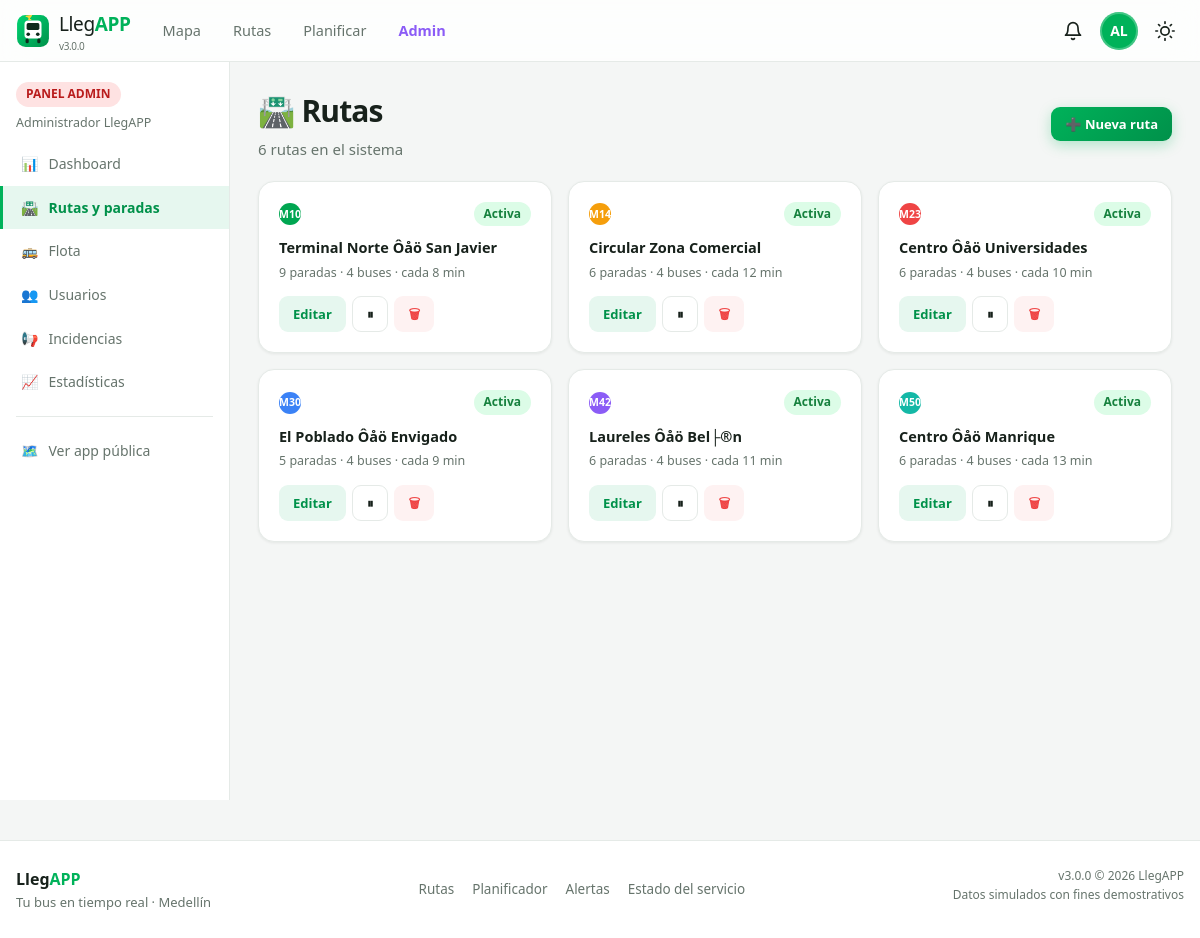
Page /admin/rutas.php (signed in) on the committed database.
### tables this page shows
CREATE TABLE `users` (
  `id` char(36) NOT NULL,
  `name` varchar(100) NOT NULL,
  `email` varchar(120) NOT NULL,
  `password_hash` varchar(255) NOT NULL,
  `role` enum('admin','usuario','conductor') NOT NULL DEFAULT 'usuario',
  `phone` varchar(30) DEFAULT NULL,
  `avatar_color` varchar(7) DEFAULT NULL,
  `email_verified` tinyint(1) NOT NULL DEFAULT 0,
  `is_active` tinyint(1) NOT NULL DEFAULT 1,
  `last_login` datetime DEFAULT NULL,
  `created_at` timestamp NOT NULL DEFAULT current_timestamp(),
  PRIMARY KEY (`id`),
  UNIQUE KEY `email` (`email`),
  KEY `idx_users_role` (`role`),
  KEY `idx_users_active` (`is_active`)
);

CREATE TABLE `routes` (
  `route_id` varchar(10) NOT NULL,
  `name` varchar(120) NOT NULL,
  `short_name` varchar(20) DEFAULT NULL,
  `color` varchar(7) NOT NULL DEFAULT '#00A651',
  `emoji` varchar(8) NOT NULL DEFAULT '?',
  `description` varchar(255) DEFAULT NULL,
  `frequency_min` smallint(5) unsigned NOT NULL DEFAULT 10,
  `first_departure` time NOT NULL DEFAULT '05:00:00',
  `last_departure` time NOT NULL DEFAULT '22:30:00',
  `active` tinyint(1) NOT NULL DEFAULT 1,
  `created_at` timestamp NOT NULL DEFAULT current_timestamp(),
  PRIMARY KEY (`route_id`)
);

### config/seguridad.php (called while the page is built, shortened)
<?php
function e(?string $value): string {
    return htmlspecialchars((string)$value, ENT_QUOTES | ENT_SUBSTITUTE, 'UTF-8');
}

### includes/auth.php (called while the page is built, shortened)
<?php
require_once __DIR__ . '/funciones.php';
function usuarioActual(): ?array {
    static $cache = false;
    if ($cache !== false) return $cache;
    $userId = $_SESSION['user_id'] ?? null;
    try {
        $user = dbOne(
            'SELECT id, name, email, role, phone, avatar_color, email_verified, is_active, created_at
             FROM users WHERE id = ? AND is_active = 1',
            [$userId]
        );
        return $cache = $user;
    } catch (Exception $e) {
        logMessage('error', 'Error verificando sesión', ['msg' => $e->getMessage()]);
        return $cache = null;
    }
}
function requerirAuth(): array {
    $user = usuarioActual();
    if ($user) return $user;
    exit;
}
function requerirAdmin(): array {
    $user = requerirAuth();
    return $user;
}

### config/database.php (called while the page is built, shortened)
<?php
function db(): PDO {
    static $pdo = null;
    if ($pdo === null) {
        $dsn = 'mysql:host=' . DB_HOST . ';dbname=' . DB_NAME . ';charset=' . DB_CHARSET;
        try {
            $pdo = new PDO($dsn, DB_USER, DB_PASS, [
                PDO::ATTR_ERRMODE            => PDO::ERRMODE_EXCEPTION,
                PDO::ATTR_DEFAULT_FETCH_MODE => PDO::FETCH_ASSOC,
                PDO::ATTR_EMULATE_PREPARES   => false,
            ]);
        } catch (PDOException $e) {
            error_log('LLEGAPP3 BD: ' . $e->getMessage());
            throw new RuntimeException('No se pudo conectar a la base de datos. Verifica que MySQL esté activo y exista la BD "' . DB_NAME . '".');
        }
    }
    return $pdo;
}
function dbq(string $sql, array $params = []): PDOStatement {
    $stmt = db()->prepare($sql);
    $stmt->execute($params);
    return $stmt;
}
function dbAll(string $sql, array $params = []): array {
    return dbq($sql, $params)->fetchAll();
}
function dbOne(string $sql, array $params = []): ?array {
    $row = dbq($sql, $params)->fetch();
    return $row === false ? null : $row;
}

### includes/funciones.php (called while the page is built, shortened)
<?php
function inicialesNombre(string $nombre): string {
    $partes = preg_split('/\s+/', trim($nombre));
    $ini = strtoupper(substr($partes[0] ?? 'U', 0, 1));
    if (count($partes) > 1) $ini .= strtoupper(substr(end($partes), 0, 1));
    return $ini;
}

### includes/rutas.php (called while the page is built, shortened)
<?php
require_once __DIR__ . '/funciones.php';
function obtenerRutas(bool $soloActivas = true): array {
    $where = $soloActivas ? 'WHERE r.active = 1' : '';
    return dbAll("
        SELECT r.*,
               (SELECT COUNT(*) FROM stops s WHERE s.route_id = r.route_id) AS total_paradas,
               (SELECT COUNT(*) FROM buses b WHERE b.route_id = r.route_id AND b.status = 'operando') AS total_buses
        FROM routes r $where
        ORDER BY r.route_id
    ");
}

### admin/rutas.php (the view, shortened to what this page needs)
<?php
require_once dirname(__DIR__) . '/includes/funciones.php';
require_once dirname(__DIR__) . '/includes/auth.php';
require_once dirname(__DIR__) . '/includes/rutas.php';
$admin = requerirAdmin();
$seccionActiva = 'rutas';
$rutas = obtenerRutas(false);
$detalleId = preg_replace('/[^A-Za-z0-9]/', '', $_GET['ruta'] ?? '');
$detalle = $detalleId ? obtenerRuta($detalleId) : null;
require __DIR__ . '/_layout.php';
?>
<div class="flex-between" style="margin-bottom:20px">
    <div>
        <h1 class="page-title">🛣️ Rutas <?= $detalle ? '/ ' . e($detalleId) : '' ?></h1>
        <p class="page-subtitle"><?= count($rutas) ?> rutas en el sistema</p>
    </div>
    <?php if ($detalle): ?>
        <a href="<?= APP_BASE ?>/admin/rutas.php" class="btn btn-ghost btn-sm">← Volver al listado</a>
    <?php else: ?>
        <button type="button" class="btn btn-primary btn-sm" onclick="mostrarModal('modalCrearRuta')">➕ Nueva ruta</button>
    <?php endif; ?>
</div>
<?php if (!$detalle): ?>
    <div class="grid grid-3">
        <?php foreach ($rutas as $r): ?>
        <article class="card card-hover" style="--route-color:<?= e($r['color']) ?>">
            <div class="flex-between">
                <span class="route-dot" style="--route-color:<?= e($r['color']) ?>"><?= e($r['short_name'] ?: $r['route_id']) ?></span>
                <span class="badge <?= (int)$r['active'] ? 'badge-success' : 'badge-neutral' ?>"><?= (int)$r['active'] ? 'Activa' : 'Inactiva' ?></span>
            </div>
            <strong style="display:block;margin-top:10px;font-size:14.5px"><?= e($r['name']) ?></strong>
            <p style="font-size:12.5px;color:var(--text-muted);margin-top:4px"><?= (int)$r['total_paradas'] ?> paradas · <?= (int)$r['total_buses'] ?> buses · cada <?= (int)$r['frequency_min'] ?> min</p>
            <div style="display:flex;gap:6px;margin-top:14px;flex-wrap:wrap">
                <a href="?ruta=<?= urlencode($r['route_id']) ?>" class="btn btn-secondary btn-sm">Editar</a>
                <form method="post" style="display:contents"><?= csrfField() ?>
                    <button type="submit" name="accion" value="alternar_ruta" class="btn btn-ghost btn-sm"
                            title="<?= (int)$r['active'] ? 'Desactivar' : 'Activar' ?> ruta"><?= (int)$r['active'] ? '⏸' : '▶' ?></button>
                    <button type="submit" name="accion" value="eliminar_ruta" class="btn btn-danger btn-sm"
                            onclick="return confirm('¿Eliminar la ruta <?= e($r['route_id']) ?> con TODAS sus paradas y buses?')">🗑</button>
                </form>
            </div>
        </article>
        <?php endforeach; ?>
    </div>
<?php endif; ?>
<?php require __DIR__ . '/_layout_end.php'; ?>

### includes/header.php (shortened to what this page needs)
<?php
require_once __DIR__ . '/auth.php';
$currentUser = usuarioActual();
$bodyClass = ($pageBodyClass ?? '') . (isset($_COOKIE['theme']) && $_COOKIE['theme'] === 'dark' ? ' dark-theme' : ' light-theme');
$menuPrincipal = [
    ['url' => '/pages/mapa.php',       'label' => 'Mapa',        'icon' => 'map'],
    ['url' => '/pages/rutas.php',      'label' => 'Rutas',       'icon' => 'route'],
    ['url' => '/pages/planificador.php','label' => 'Planificar', 'icon' => 'compass'],
];
?>
<!DOCTYPE html>
<html lang="es">
<head>
<link rel="stylesheet" href="https://unpkg.com/leaflet@1.9.4/dist/leaflet.css">
<link rel="stylesheet" href="<?= APP_BASE ?>/assets/css/styles.css?v=<?= APP_VERSION ?>">
</head>
<body class="<?= e(trim($bodyClass)) ?>" data-base="<?= APP_BASE ?>" data-page="<?= e($GLOBALS['dataPage'] ?? '') ?>">
<header class="topbar" id="topbar">
    <div class="topbar-inner container">
        <a href="<?= APP_BASE ?>/index.php" class="brand" aria-label="LlegAPP inicio">
            <span class="brand-logo" aria-hidden="true"><?= file_get_contents(dirname(__DIR__) . '/assets/img/logo.svg') ?: '' ?></span>
            <span class="brand-text">Lleg<b>APP</b><small>v<?= APP_VERSION ?></small></span>
        </a>
        <nav class="main-nav" aria-label="Navegación principal">
            <?php foreach ($menuPrincipal as $item): ?>
                <a href="<?= APP_BASE . $item['url'] ?>" class="nav-link"><?= $item['label'] ?></a>
            <?php endforeach; ?>
            <?php if ($currentUser && $currentUser['role'] === 'admin'): ?>
                <a href="<?= APP_BASE ?>/admin/dashboard.php" class="nav-link nav-admin">Admin</a>
            <?php endif; ?>
        </nav>
        <div class="topbar-actions">
            <?php if ($currentUser): ?>
                <button type="button" class="icon-btn" id="btnNotificaciones" aria-label="Notificaciones" onclick="location.href='<?= APP_BASE ?>/pages/notificaciones.php'">
                    <svg viewBox="0 0 24 24"><path d="M18 8A6 6 0 0 0 6 8c0 7-3 9-3 9h18s-3-2-3-9"/><path d="M13.73 21a2 2 0 0 1-3.46 0"/></svg>
                </button>
                <div class="user-menu" id="userMenu">
                    <button type="button" class="avatar-btn" id="avatarBtn" aria-haspopup="true" aria-expanded="false"
                            style="--av:<?= e($currentUser['avatar_color'] ?: colorAvatar($currentUser['name'])) ?>">
                        <?= e(inicialesNombre($currentUser['name'])) ?>
                    </button>
                </div>
            <?php else: ?>
                <a href="<?= APP_BASE ?>/pages/login.php" class="btn btn-ghost btn-sm">Ingresar</a>
                <a href="<?= APP_BASE ?>/pages/registro.php" class="btn btn-primary btn-sm">Crear cuenta</a>
            <?php endif; ?>
            <button type="button" class="icon-btn theme-toggle" id="themeToggle" aria-label="Cambiar tema">
                <svg viewBox="0 0 24 24" class="icon-sun"><circle cx="12" cy="12" r="5"/><path d="M12 1v2M12 21v2M4.22 4.22l1.42 1.42M18.36 18.36l1.42 1.42M1 12h2M21 12h2M4.22 19.78l1.42-1.42M18.36 5.64l1.42-1.42"/></svg>
            </button>
        </div>
    </div>
</header>
<main class="app-main" id="contenido-principal">

### admin/_layout.php (shortened to what this page needs)
<?php
$admin = requerirAdmin();
$menuAdmin = [
    ['id' => 'dashboard',     'url' => '/admin/dashboard.php',     'label' => 'Dashboard',    'icon' => '📊'],
    ['id' => 'rutas',         'url' => '/admin/rutas.php',         'label' => 'Rutas y paradas', 'icon' => '🛣️'],
    ['id' => 'buses',         'url' => '/admin/buses.php',         'label' => 'Flota',        'icon' => '🚌'],
    ['id' => 'usuarios',      'url' => '/admin/usuarios.php',      'label' => 'Usuarios',     'icon' => '👥'],
    ['id' => 'alertas',       'url' => '/admin/alertas.php',       'label' => 'Incidencias',  'icon' => '📢'],
    ['id' => 'estadisticas',  'url' => '/admin/estadisticas.php',  'label' => 'Estadísticas', 'icon' => '📈'],
];
require dirname(__DIR__) . '/includes/header.php';
?>
<div class="admin-layout">
    <aside class="admin-sidebar">
        <div style="padding:18px 16px 10px">
            <span class="badge badge-danger">PANEL ADMIN</span>
            <p style="font-size:12.5px;color:var(--text-muted);margin-top:6px"><?= e($admin['name']) ?></p>
        </div>
        <?php foreach ($menuAdmin as $m): ?>
        <a href="<?= APP_BASE . $m['url'] ?>" class="admin-nav-item <?= ($seccionActiva ?? '') === $m['id'] ? 'activo' : '' ?>">
            <span><?= $m['icon'] ?></span> <?= $m['label'] ?>
        </a>
        <?php endforeach; ?>
        <hr style="margin:12px 16px">
        <a href="<?= APP_BASE ?>/pages/mapa.php" class="admin-nav-item"><span>🗺️</span> Ver app pública</a>
    </aside>
    <main class="admin-content">

### admin/_layout_end.php (style rules this page uses)
.admin-layout { display: grid; grid-template-columns: 230px 1fr; min-height: calc(100vh - var(--topbar-h)); }
.admin-sidebar { background: var(--surface); border-right: 1px solid var(--border); padding-bottom: 20px; }
.admin-nav-item { display: flex; align-items: center; gap: 10px; padding: 11px 18px; font-size: 14px; font-weight: 500; color: var(--text-muted); border-left: 3px solid transparent; transition: all .14s; }
.admin-nav-item.activo { background: var(--primary-light); color: var(--primary-dark); border-left-color: var(--primary); font-weight: 700; }
.admin-content { padding: 26px 28px; min-width: 0; }

### rows in the picture
users: name "AL", name "Administrador LlegAPP"
routes: short_name "M101", active "Activa", name "Terminal Norte Ôåö San Javier", total_paradas "9", total_buses "4", frequency_min "8"
routes: short_name "M145", active "Activa", name "Circular Zona Comercial", total_paradas "6", total_buses "4", frequency_min "12"
routes: short_name "M234", active "Activa", name "Centro Ôåö Universidades", total_paradas "6", total_buses "4", frequency_min "10"
routes: short_name "M301", active "Activa", name "El Poblado Ôåö Envigado", total_paradas "5", total_buses "4", frequency_min "9"
routes: short_name "M420", active "Activa", name "Laureles Ôåö Bel├®n", total_paradas "6", total_buses "4", frequency_min "11"
routes: short_name "M505", active "Activa", name "Centro Ôåö Manrique", total_paradas "6", total_buses "4", frequency_min "13"

### other values in the picture
APP_VERSION "3.0.0"
$item['label'] "Mapa"
$item['label'] "Rutas"
$item['label'] "Planificar"
$m['icon'] "📊"
$m['label'] "Dashboard"
$m['icon'] "🛣️"
$m['label'] "Rutas y paradas"
$m['icon'] "🚌"
$m['label'] "Flota"
$m['icon'] "👥"
$m['label'] "Usuarios"
$m['icon'] "📢"
$m['label'] "Incidencias"
$m['icon'] "📈"
